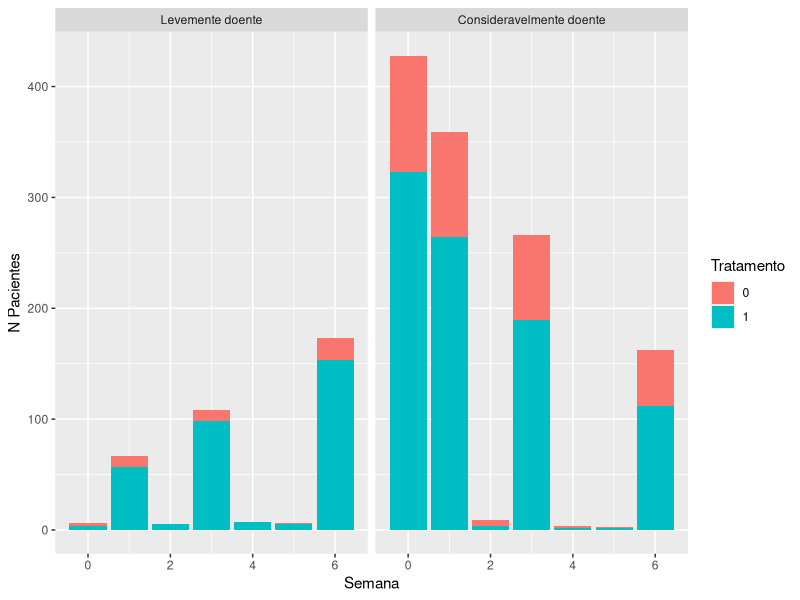

This figure's R source:
## ---- chunk 1
dados <- readr::read_table("SCHI.txt", show_col_types = FALSE)
dados_sem_na <- dados |>
  dplyr::filter(imps79b != -9) |>
  dplyr::mutate(imps79b = as.factor(imps79b))
## ---- chunk 2
dados_sem_na |>
  dplyr::count(week, tx, imps79b) |>
  dplyr::mutate(tx = as.factor(tx)) |>
  ggplot2::ggplot(ggplot2::aes(x = week, y = n, fill = tx)) +
  ggplot2::geom_col() +
  ggplot2::facet_wrap(
    ~imps79b, 
    labeller = ggplot2::as_labeller(c(
      "0" = "Levemente doente", 
      "1" = "Consideravelmente doente"))
  ) +
  ggplot2::labs(
    fill = "Tratamento",
    x = "Semana",
    y = "N Pacientes"
  )
## ---- chunk 3
#| label: modelo

modelo <- lme4::glmer(imps79b ~ tx * sweek + (1|id), data = dados_sem_na, family = binomial)
summary(modelo)

## ---- chunk 4
owls <- readr::read_table("Owls.txt", show_col_types = FALSE)
## ---- chunk 5
modelo <- lme4::lmer(NegPerChick ~ SexParent + FoodTreatment + ArrivalTime + (1 | Nest), data = owls)
summary(modelo)
